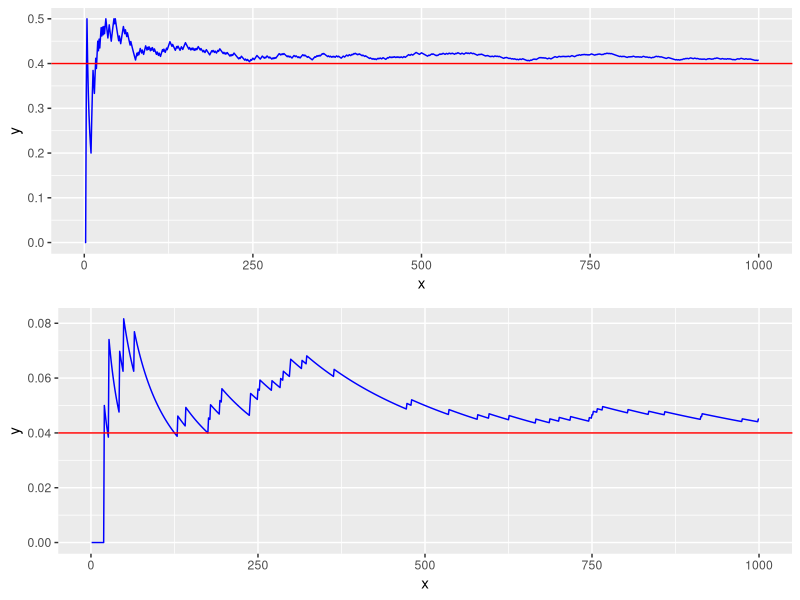

This chart was generated by the following R code:
if (!'ggplot2' %in% rownames(installed.packages())) {install.packages('ggplot2')}
library('ggplot2')
if (!'gridExtra' %in% rownames(installed.packages())) {install.packages('gridExtra')}
library('gridExtra')

rm(list = ls())

set.seed(9231066)

flip <- function(p) {
    coin <- rbinom(1000, 1, p)
    
    x <- seq(1, 1000, by = 1)
    s <- cumsum(coin)
    y <- s / x
    data.frame(x, y)
}

plot.flip <- function(df, p) {
    plot <- ggplot(data = df, aes(x = x, y = y))
    plot <- plot + geom_line(color = 'blue')
    plot <- plot + geom_hline(yintercept = p, color = 'red')
    plot
}

coin.4 <- flip(0.4)
plot.4 <- plot.flip(coin.4, 0.4)

coin.04 <- flip(0.04)
plot.04 <- plot.flip(coin.04, 0.04)

grid.arrange(plot.4, plot.04, nrow = 2)
